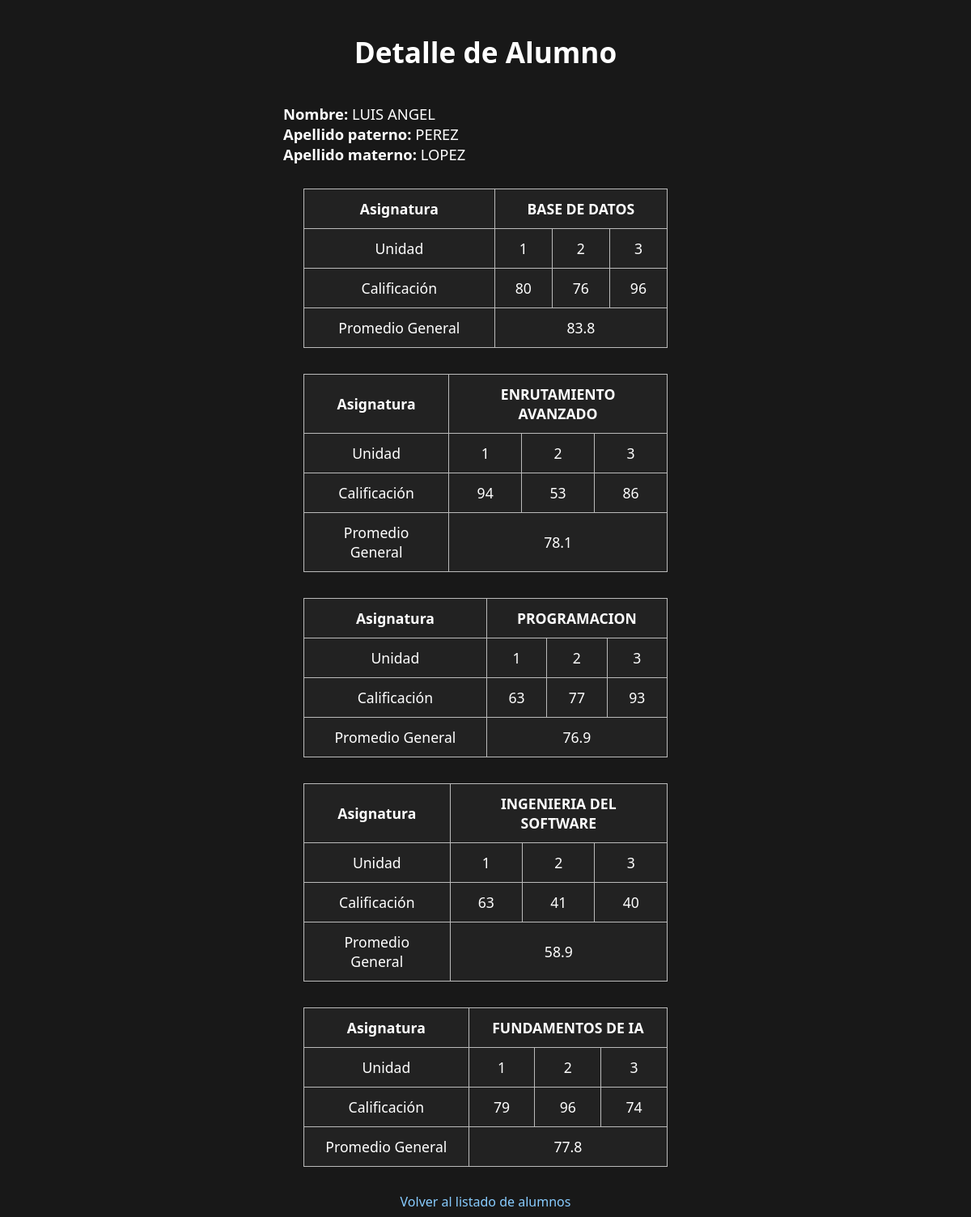
The page /alumno/1 on the database its author committed.
### tables this page shows
CREATE TABLE alumnos (
  id_alumno INTEGER PRIMARY KEY,
  nombre TEXT,
  apellido_paterno TEXT,
  apellido_materno TEXT
);

CREATE TABLE asignaturas (
  id_asignatura INTEGER PRIMARY KEY,
  descripcion TEXT
);

CREATE TABLE promedios_asignaturas (
  id_promedio_asignatura INTEGER PRIMARY KEY,
  promedio REAL,
  id_asignatura INTEGER,
  FOREIGN KEY (id_asignatura) REFERENCES asignaturas(id_asignatura)
);

### app.py (the view)
@app.route("/alumno/<int:alumno_id>")
def alumno_detalle(alumno_id):
    db = get_db()
    alumno = db.execute(
        "SELECT * FROM alumnos WHERE id_alumno = ?", (alumno_id,)
    ).fetchone()
    asignaturas = db.execute("SELECT * FROM asignaturas").fetchall()
    calificaciones = db.execute("""
        SELECT aa.id_asignatura, aa.unidad, aa.calificacion
        FROM alumnos_asignaturas aa
        WHERE aa.id_alumno = ?
        ORDER BY aa.id_asignatura, aa.unidad
    """, (alumno_id,)).fetchall()
    proms = db.execute("""
        SELECT id_asignatura, promedio
        FROM promedios_asignaturas
    """).fetchall()
    proms_dict = {p["id_asignatura"]: p["promedio"] for p in proms}
    materias = []
    for asig in asignaturas:
        califs = [c for c in calificaciones if c["id_asignatura"] == asig["id_asignatura"]]
        unidades = [c["unidad"] for c in califs]
        califs_por_unidad = {c["unidad"]: c["calificacion"] for c in califs}
        max_unidad = max(unidades) if unidades else 0
        promedio_general = proms_dict.get(asig["id_asignatura"], None)
        materias.append({
            "descripcion": asig["descripcion"],
            "unidades": list(range(1, max_unidad+1)),
            "califs_por_unidad": califs_por_unidad,
            "promedio_general": promedio_general
        })
    return render_template("alumno.html", alumno=alumno, materias=materias)

### app.py (called while the page is built)
def get_db():
    db = getattr(g, '_database', None)
    if db is None:
        db = g._database = sqlite3.connect(DATABASE)
        db.row_factory = sqlite3.Row
    return db

@app.teardown_appcontext
def close_connection(exception):
    db = getattr(g, '_database', None)
    if db is not None:
        db.close()

### templates/alumno.html (shortened to what this page needs)
<!doctype html>
<html lang="es">
<head>
</head>
<body>
    <h1>Detalle de Alumno</h1>
    <div class="datos-alumno">
        <strong>Nombre:</strong> {{ alumno['nombre'] }}<br>
        <strong>Apellido paterno:</strong> {{ alumno['apellido_paterno'] }}<br>
        <strong>Apellido materno:</strong> {{ alumno['apellido_materno'] }}
    </div>
    {% for materia in materias %}
    <div class="bloque-materia">
    <table class="tabla-materia">
        <tr>
            <th>Asignatura</th>
            <th colspan="{{ materia.unidades|length }}">{{ materia.descripcion }}</th>
        </tr>
        <tr>
            <td>Unidad</td>
            {% for u in materia.unidades %}
                <td>{{ u }}</td>
            {% endfor %}
        </tr>
        <tr>
            <td>Calificación</td>
            {% for u in materia.unidades %}
                <td>{{ materia.califs_por_unidad.get(u, "") }}</td>
            {% endfor %}
        </tr>
        <tr>
            <td>Promedio General</td>
            <td colspan="{{ materia.unidades|length }}">
                {% if materia.promedio_general is not none %}
                    {{ materia.promedio_general }}
                {% else %}
                    N/A
                {% endif %}
            </td>
        </tr>
    </table>
    </div>
    {% endfor %}
    <div style="text-align:center;">
        <a href="{{ url_for('index') }}">Volver al listado de alumnos</a>
    </div>
</body>
</html>

### templates/alumno.html (style rules this page uses)
body { background: #181818; color: #fff; font-family: 'Segoe UI', Arial, sans-serif; }
h1 { text-align: center; margin-top: 40px; font-size: 2.2em; margin-bottom: 40px; }
.datos-alumno { width: 100%; max-width: 500px; margin: 0 auto 30px auto; font-size: 1.15em; }
.bloque-materia { display: flex; justify-content: center; margin-bottom: 32px; }
.tabla-materia { border-collapse: collapse; width: 450px; min-width: 350px; background: #222; margin: 0 auto; }
.tabla-materia th, .tabla-materia td { border: 1px solid #bbb; padding: 12px 16px; text-align: center; font-size: 1.1em; }
.tabla-materia th { background: #222; font-weight: bold; font-size: 1.1em; }
.tabla-materia td { background: #222; }
a { color: #8cf; text-decoration: none; transition: color 0.2s; }

### rows shown on the page
alumnos: nombre "LUIS ANGEL", apellido_paterno "PEREZ", apellido_materno "LOPEZ"
asignaturas: descripcion "BASE DE DATOS"
promedios_asignaturas: promedio_general "83.8"
asignaturas: descripcion "ENRUTAMIENTO AVANZADO"
promedios_asignaturas: promedio_general "78.1"
asignaturas: descripcion "PROGRAMACION"
promedios_asignaturas: promedio_general "76.9"
asignaturas: descripcion "INGENIERIA DEL SOFTWARE"
promedios_asignaturas: promedio_general "58.9"
asignaturas: descripcion "FUNDAMENTOS DE IA"
promedios_asignaturas: promedio_general "77.8"

### other values the page prints
{{ u }} "1" "2" "3" "1" "2" "3" "1" "2" "3" "1" "2" "3" "1" "2" "3"
{{ materia.califs_por_unidad.get(u, "") }} "80" "76" "96" "94" "53" "86" "63" "77" "93" "63" "41" "40" "79" "96" "74"
